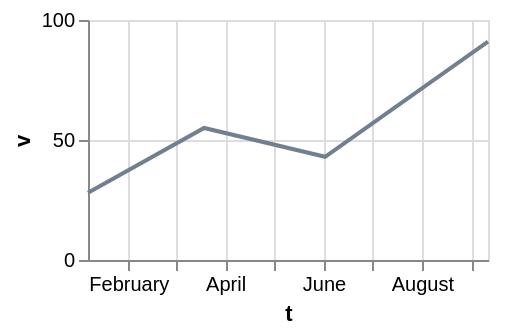

Vega-Lite specification for this chart:
### Vega-Lite specification from a JSON file in a GitHub repository (floating-point values rounded to 4 significant figures)
{"$schema": "https://vega.github.io/schema/vega-lite/v6.json", "width": 200, "height": 120, "data": {"values": [{"c": "alpha", "v": 28, "w": 3, "t": "2024-01-07"}, {"c": "beta", "v": 55, "w": 7, "t": "2024-03-19"}, {"c": "gamma", "v": 43, "w": 5, "t": "2024-06-02"}, {"c": "delta", "v": 91, "w": 9, "t": "2024-09-11"}]}, "mark": "line", "encoding": {"x": {"field": "t", "type": "temporal"}, "y": {"field": "v", "type": "quantitative"}}, "config": {"line": {"color": "slategray"}}}
